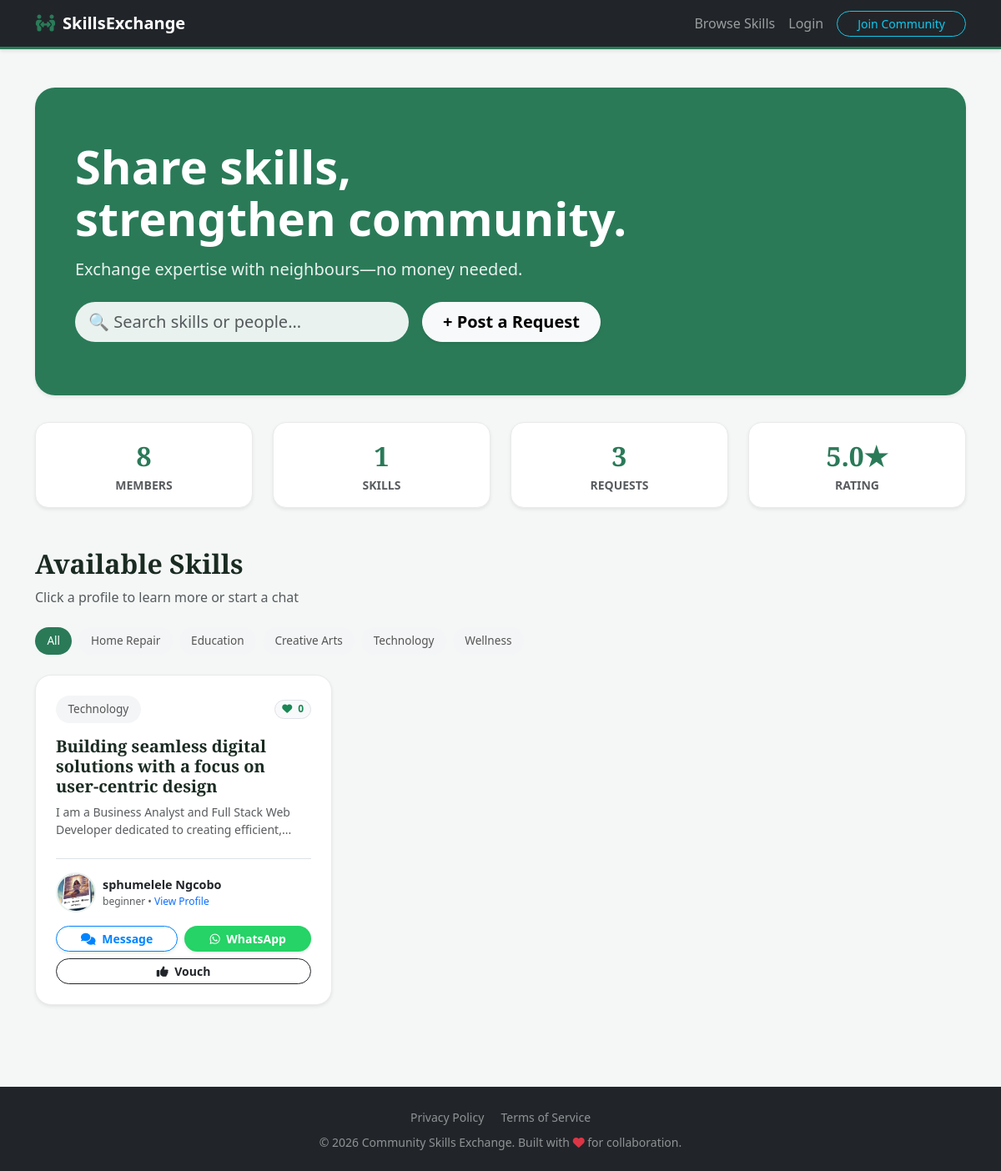
The page /home on the database its author committed.
### app/models.py (models this page shows, shortened)
class User(db.Model, UserMixin):
    id = db.Column(db.Integer, primary_key=True)
    first_name = db.Column(db.String(50), nullable=False)
    last_name = db.Column(db.String(50), nullable=False)
    username = db.Column(db.String(20), unique=True, nullable=False)
    email = db.Column(db.String(120), unique=True, nullable=False)
    certificate_file = db.Column(db.String(120), nullable=True)
    confirmed = db.Column(db.Boolean, nullable=False, default=False)
    verification_code = db.Column(db.String(6), nullable=True)
    password = db.Column(db.String(60), nullable=False)
    profile_pic = db.Column(db.String(20), nullable=False, default='default.jpg')
    headline = db.Column(db.String(100), nullable=True)
    phone = db.Column(db.String(20), nullable=True)
    bio = db.Column(db.Text, nullable=True)
    vouch_count = db.Column(db.Integer, default=0)
    skill_cat = db.Column(db.String(50), nullable=True)
    skill_level = db.Column(db.String(20), nullable=True)
    help_text = db.Column(db.Text, nullable=True)
    skills_learn = db.Column(db.String(200), nullable=True)
    time_commit = db.Column(db.String(50), nullable=True)
    languages = db.Column(db.String(100), nullable=True)
    method_zoom = db.Column(db.Boolean, default=False)
    method_inperson = db.Column(db.Boolean, default=False)
    linkedin = db.Column(db.String(150), nullable=True)
    instagram = db.Column(db.String(150), nullable=True)
    requests = db.relationship('Request', backref='author', lazy=True)
    ratings_received = db.relationship('Rating', foreign_keys='Rating.rated_user_id', backref='target', lazy=True)

### app/routes.py (the view)
@app.route("/")
@app.route("/home")
def home():
    if current_user.is_authenticated:
        all_users = User.query.filter(User.headline != None, User.id != current_user.id).all()
    else:
        all_users = User.query.filter(User.headline != None).all()
    all_requests = Request.query.order_by(Request.date_posted.desc()).all()
    member_count = User.query.count()
    avg_rating_value = db.session.query(func.avg(Rating.score)).scalar()
    avg_rating = round(float(avg_rating_value), 1) if avg_rating_value else 5.0
    return render_template('home.html', title='Home', profiles=all_users, requests=all_requests, member_count=member_count, avg_rating=avg_rating)

### app/routes.py (called while the page is built)
@app.context_processor
def inject_notifications():
    if current_user.is_authenticated:
        count = Request.query.filter_by(user_id=current_user.id).count()
        return dict(notification_count=count)
    return dict(notification_count=0)

### app/templates/home.html (shortened to what this page needs)
{% extends "layout.html" %}
{% block content %}
<div class="hero-section text-white shadow-sm">
    <div class="row">
        <div class="col-md-9">
            <h1 class="hero-heading mb-3">Share skills, <span class="d-none d-md-inline"><br></span>strengthen community.</h1>
            <p class="lead mb-4" style="opacity: 0.9;">Exchange expertise with neighbours—no money needed.</p>
            <div class="d-flex gap-3 align-items-center flex-wrap">
                <div class="position-relative flex-grow-1" style="max-width: 400px;">
                    <input type="text" id="searchInput" class="form-control form-control-lg rounded-pill border-0"
                           placeholder="🔍 Search skills or people..."
                           style="background-color: rgba(255,255,255,0.9); color: var(--text-dark);">
                </div>
                {% if current_user.is_authenticated %}
                    <button data-bs-toggle="modal" data-bs-target="#requestModal" class="btn btn-light btn-lg rounded-pill px-4 fw-bold shadow-sm">+ Post a Request</button>
                {% else %}
                    <a href="{{ url_for('login') }}" class="btn btn-light btn-lg rounded-pill px-4 fw-bold shadow-sm">+ Post a Request</a>
                {% endif %}
            </div>
        </div>
    </div>
</div>
<div class="row text-center mb-5 g-4">
    <div class="col-6 col-md-3">
        <div class="card stat-card shadow-sm py-3">
            <div class="stat-number">{{ member_count }}</div>
            <div class="text-muted small fw-bold">MEMBERS</div>
        </div>
    </div>
    <div class="col-6 col-md-3">
        <div class="card stat-card shadow-sm py-3">
            <div class="stat-number">{{ profiles|length }}</div>
            <div class="text-muted small fw-bold">SKILLS</div>
        </div>
    </div>
    <div class="col-6 col-md-3">
        <div class="card stat-card shadow-sm py-3">
            <div class="stat-number">{{ requests|length }}</div>
            <div class="text-muted small fw-bold">REQUESTS</div>
        </div>
    </div>
    <div class="col-6 col-md-3">
        <div class="card stat-card shadow-sm py-3">
            <div class="stat-number">{{ avg_rating }}★</div>
            <div class="text-muted small fw-bold">RATING</div>
        </div>
    </div>
</div>
<div class="d-flex justify-content-between align-items-center mt-5 mb-2">
    <h2 class="serif-heading m-0">Available Skills</h2>
</div>
<p class="text-muted mb-4">Click a profile to learn more or start a chat</p>
<div class="d-flex flex-wrap gap-2 mb-4" id="filterContainer">
    <button class="pill-badge filter-pill active-filter">All</button>
    <button class="pill-badge filter-pill">Home Repair</button>
    <button class="pill-badge filter-pill">Education</button>
    <button class="pill-badge filter-pill">Creative Arts</button>
    <button class="pill-badge filter-pill">Technology</button>
    <button class="pill-badge filter-pill">Wellness</button>
</div>
<div class="row row-cols-1 row-cols-md-3 g-4 mb-5" id="skillsGrid">
    {% for profile in profiles %}
        {% if profile.id != current_user.id %}
        <div class="col skill-card" data-category="{{ profile.skill_cat }}">
            <div class="card dashboard-card shadow-sm p-4">
                <div class="d-flex justify-content-between align-items-center mb-3">
                    <span class="pill-badge m-0 skill-category-text">{{ profile.skill_cat }}</span>
                    <span class="badge rounded-pill bg-light text-success border">
                        <i class="fas fa-heart me-1"></i> <span id="vouch-count-{{ profile.id }}">{{ profile.vouch_count }}</span>
                    </span>
                </div>
                <h4 class="serif-heading h5 mb-2 searchable-headline">{{ profile.headline }}</h4>
                <p class="text-muted small mb-4 searchable-bio">{{ (profile.bio or "No description provided.") | truncate(90) }}</p>
                <div class="mt-auto pt-3 border-top">
                    <div class="mb-3">
                        <a href="{{ url_for('user_profile', user_id=profile.id) }}" class="profile-link-wrapper">
                            {% if profile.profile_pic %}
                                <img src="{{ url_for('static', filename='profile_pics/' + profile.profile_pic) }}" class="user-avatar-img me-2" loading="lazy">
                            {% else %}
                                <div class="user-avatar-initials me-2">{{ profile.first_name[0] }}{{ profile.last_name[0] }}</div>
                            {% endif %}
                            <div>
                                <div class="fw-bold searchable-name text-dark" style="font-size: 0.9rem;">{{ profile.first_name }} {{ profile.last_name }}</div>
                                <div class="text-muted" style="font-size: 0.75rem;">{{ profile.skill_level or 'Member' }} • <span class="text-primary">View Profile</span></div>
                            </div>
                        </a>
                    </div>
                    <div class="d-grid gap-2">
                        <div class="d-flex gap-2">
                            <a href="{{ url_for('user_profile', user_id=profile.id) }}" class="btn btn-sm btn-chat-live rounded-pill px-3 fw-bold flex-grow-1 shadow-sm">
                                <i class="fas fa-comments me-1"></i> Message
                            </a>
                            {% if profile.phone %}
                                {% set clean_phone = profile.phone | replace(' ', '') | replace('+', '') %}
                                <a href="https://wa.me/{{ clean_phone }}" target="_blank" class="btn btn-sm btn-whatsapp rounded-pill px-3 fw-bold flex-grow-1 shadow-sm">
                                    <i class="fab fa-whatsapp me-1"></i> WhatsApp
                                </a>
                            {% endif %}
                        </div>
                        <button class="btn btn-sm btn-outline-dark rounded-pill px-3 fw-bold vouch-btn" data-user-id="{{ profile.id }}">
                            <i class="fas fa-thumbs-up me-1"></i> Vouch
                        </button>
                    </div>
                </div>
            </div>
        </div>
        {% endif %}
    {% endfor %}
</div>
{% endblock content %}

### app/templates/layout.html (style rules this page uses)
body { background-color: #f4f7f6; font-family: 'Segoe UI', Tahoma, Geneva, Verdana, sans-serif; display: flex; flex-direction: column; min-height: 100vh; }
.serif-heading { font-family: 'Merriweather', serif; }
.card { border-radius: 12px; border: none; transition: transform 0.2s; }

### app/templates/home.html (style rules this page uses)
:root { --brand-green: #2a7a58; --brand-green-light: #e9f2ee; --text-dark: #1a2b22; --whatsapp-green: #25D366; --messenger-blue: #0084ff; }
.serif-heading { font-family: 'Merriweather', 'Playfair Display', Georgia, serif; font-weight: 700; color: var(--text-dark); }
.hero-section { background-color: var(--brand-green); border-radius: 1.5rem; padding: 4rem 3rem; margin-bottom: 2rem; }
.hero-heading { font-size: 3.5rem; font-weight: 700; line-height: 1.1; }
.dashboard-card { border-radius: 1.2rem; border: 1px solid #eaeaea; height: 100%; transition: all 0.3s ease; display: flex; flex-direction: column; background: white; }
.profile-link-wrapper { text-decoration: none !important; color: inherit !important; transition: opacity 0.2s; display: flex; align-items: center; }
.user-avatar-img { width: 48px; height: 48px; border-radius: 50%; object-fit: cover; border: 2px solid var(--brand-green-light); }
.pill-badge { background-color: #f4f5f7; color: #555; border-radius: 20px; padding: 0.4rem 0.9rem; font-size: 0.85rem; font-weight: 500; cursor: pointer; transition: 0.2s; border: none; }
.pill-badge.active-filter { background-color: var(--brand-green); color: white; }
.btn-chat-live { background-color: white; color: var(--messenger-blue); border: 1px solid var(--messenger-blue); }
.btn-whatsapp { background-color: var(--whatsapp-green); color: white; }
.stat-card { border-radius: 1rem; border: 1px solid #eaeaea; }
.stat-number { color: var(--brand-green); font-family: 'Merriweather', serif; font-size: 2rem; font-weight: 700; }

### rows shown on the page
User: skill_cat "Technology", vouch_count "0", headline "Building seamless digital solutions with a focus on user-centric design", bio "I am a Business Analyst and Full Stack Web Developer dedicated to creating efficient,...", profile_pic (picture), first_name "sphumelele", last_name "Ngcobo", skill_level "beginner"

### other values the page prints
{{ member_count }} "8"
{{ profiles|length }} "1"
{{ requests|length }} "3"
{{ avg_rating }} "5.0"
